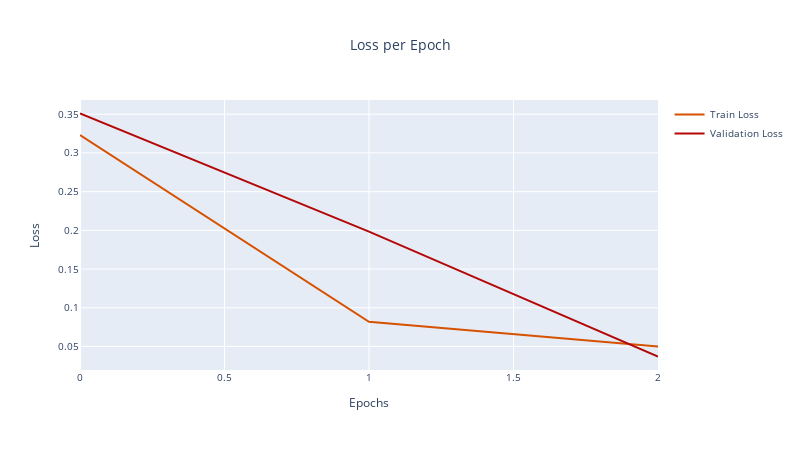

Here is the notebook cell this chart was saved with:
### Code cell
dice.generate_graphic(segment=segment, save_report=save_report, epochs=config["epochs"], graphic_type="loss")

### Figure 1 — Plotly figure (JSON) as saved in the notebook; plotly's stock layout.template omitted (floating-point values rounded to 4 significant figures)
{"data": [{"line": {"color": "#D65200"}, "mode": "lines", "name": "Train Loss", "type": "scatter", "x": [0, 1, 2], "y": [0.323, 0.08184, 0.04981]}, {"line": {"color": "#B40808"}, "mode": "lines", "name": "Validation Loss", "type": "scatter", "x": [0, 1, 2], "y": [0.3509, 0.1984, 0.03704]}], "layout": {"font": {"size": 10}, "height": 450, "title": {"text": "Loss per Epoch", "x": 0.5}, "width": 800, "xaxis": {"title": {"text": "Epochs"}}, "yaxis": {"title": {"text": "Loss"}}}}
